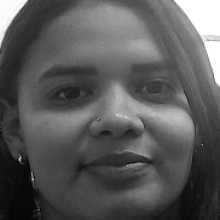
#> input picture Projetos ESP32/Projeto - Reonhecimento facial_LBPH/Esp32cam_Raspberry/Py/Fotos/Intruso/rosto_1.jpg, 220 x 220 px, given in place of the camera
$ python CaptureImage.py
#> lines starting #> are read from the running program, lines starting #| are printed output that depends on the picture
import cv2
import os
import imutils
import time

nome = input(str('Nome:'))
#> the answer given: Fotos/Intruso/rosto_1.jpg
dirPasta = '/home/ia/Desktop/P6_1/Esp32cam_Raspberry/Fotos'
dirPasta_nome = dirPasta + '/' + nome

if not os.path.exists(dirPasta_nome):
    print('Pasta Gerada: ' + dirPasta_nome)
    os.makedirs(dirPasta_nome)

detectorRosto = cv2.CascadeClassifier(cv2.data.haarcascades+'haarcascade_frontalface_default.xml')

cam = cv2.VideoCapture(0)

contadorFotos = 0

while True:
    ret, frame = cam.read()
#> frame is the input picture: shape (220, 220, 3); min 0, max 255, mean 89.4
    frame = imutils.resize(frame, width=640)
#> frame: shape (640, 640, 3)
    frameCinza = cv2.cvtColor(frame, cv2.COLOR_BGR2GRAY)
    auxFrame = frame.copy()

    RecoFacial = detectorRosto.detectMultiScale(frameCinza, scaleFactor=1.2, minNeighbors = 5)
#> RecoFacial = [[59, 44, 542, 542]]

    for (x,y,w,h) in RecoFacial:
        cv2.rectangle(frame, (x,y), (x+w,y+h),(0,255,0),2)
        rosto = auxFrame[y:y+h, x:x+w]
        rosto = cv2.resize(rosto, (150,150), interpolation=cv2.INTER_CUBIC)
        cv2.imwrite(dirPasta_nome + f'/rosto_{contadorFotos}.jpg',rosto)
        contadorFotos = contadorFotos + 1
        time.sleep(0.1)
#> this loop made 1 pass
#> (x, y, w, h, contadorFotos) on pass 1: (59, 44, 542, 542, 1)
#> pass 1, `rosto = auxFrame[y:y+h, x:x+w]`:
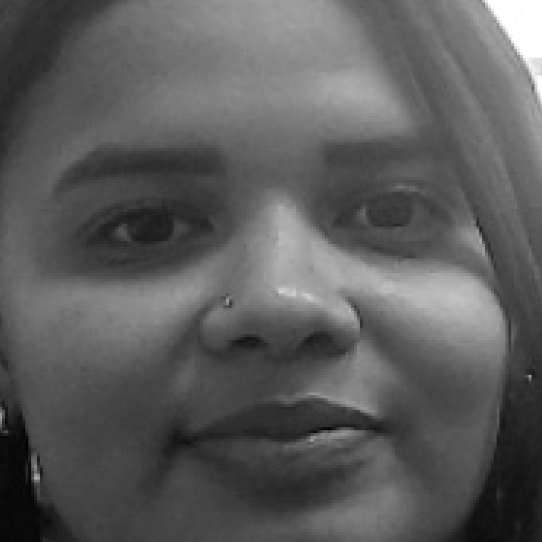
#> rosto: shape (542, 542, 3); min 0, max 255, mean 91.7
#> after the loop:
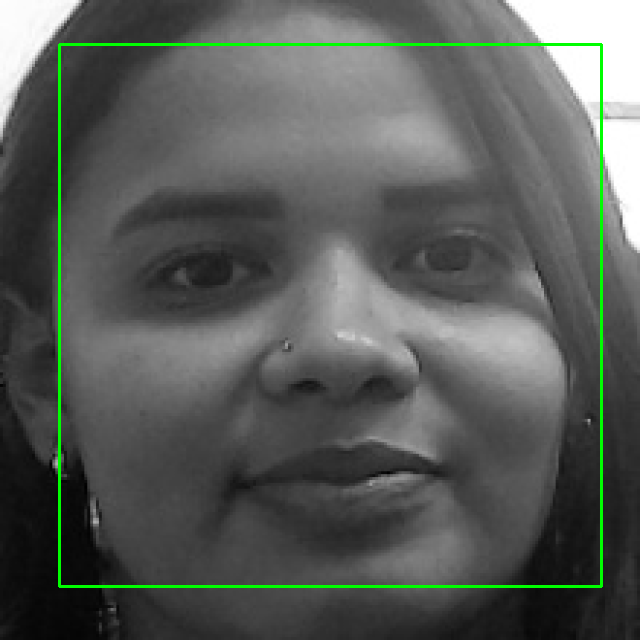
#> frame: shape (640, 640, 3); mean B, G, R 88, 92.1, 88
#> after the loop, contadorFotos = 1
    cv2.imshow('frame',frame)

    k = cv2.waitKey(1)
#> (key Esc is pressed here)

    if k == 27 or contadorFotos >= 300:
        break
cam.release()
cv2.destroyAllWindows

$ run again, on Projetos ESP32/Projeto - Reonhecimento facial_LBPH/Esp32cam_Raspberry/Py/Fotos/Intruso/rosto_10.jpg
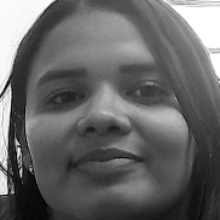
#> input picture Projetos ESP32/Projeto - Reonhecimento facial_LBPH/Esp32cam_Raspberry/Py/Fotos/Intruso/rosto_10.jpg, 220 x 220 px, given in place of the camera
#> frame is the input picture: shape (220, 220, 3); min 0, max 255, mean 102.2
#> RecoFacial = [[29, 44, 547, 547]]
#> the loop `for (x,y,w,h) in RecoFacial:` made 1 pass
#> (x, y, w, h, contadorFotos) on pass 1: (29, 44, 547, 547, 1)
#> pass 1, `rosto = auxFrame[y:y+h, x:x+w]`:
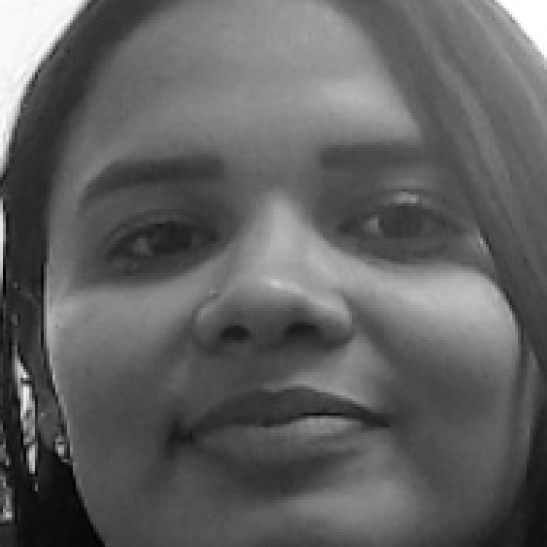
#> rosto: shape (547, 547, 3); min 0, max 255, mean 96.8
#> after the loop `for (x,y,w,h) in RecoFacial:`:
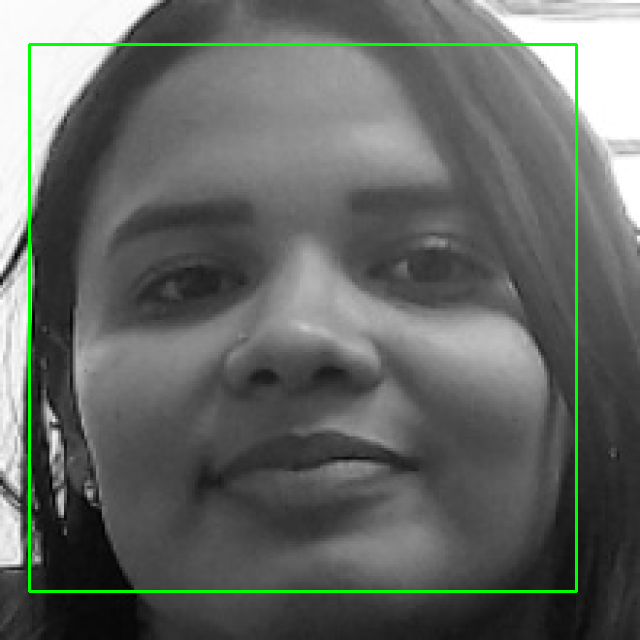
#> frame: shape (640, 640, 3); mean B, G, R 100.4, 104.5, 100.4
#> after the loop `for (x,y,w,h) in RecoFacial:`: contadorFotos = 1

$ run again, on Projetos ESP32/Projeto - Reonhecimento facial_LBPH/Esp32cam_Raspberry/Py/Fotos/Intruso/rosto_12.jpg
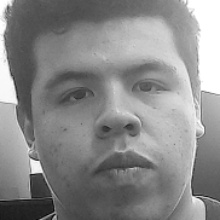
#> input picture Projetos ESP32/Projeto - Reonhecimento facial_LBPH/Esp32cam_Raspberry/Py/Fotos/Intruso/rosto_12.jpg, 220 x 220 px, given in place of the camera
#> frame is the input picture: shape (220, 220, 3); min 5, max 255, mean 137.3
#> RecoFacial = [[87, 56, 503, 503]]
#> the loop `for (x,y,w,h) in RecoFacial:` made 1 pass
#> (x, y, w, h, contadorFotos) on pass 1: (87, 56, 503, 503, 1)
#> pass 1, `rosto = auxFrame[y:y+h, x:x+w]`:
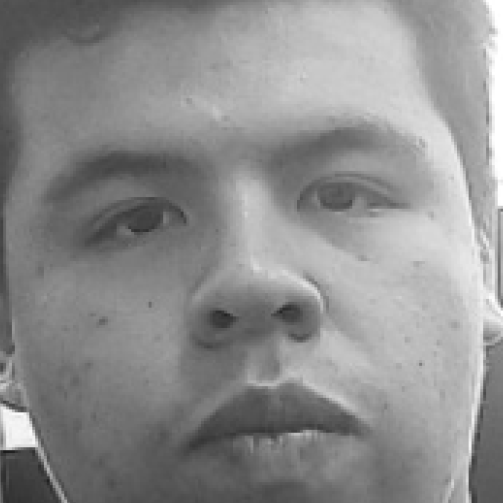
#> rosto: shape (503, 503, 3); min 27, max 255, mean 141.1
#> after the loop `for (x,y,w,h) in RecoFacial:`:
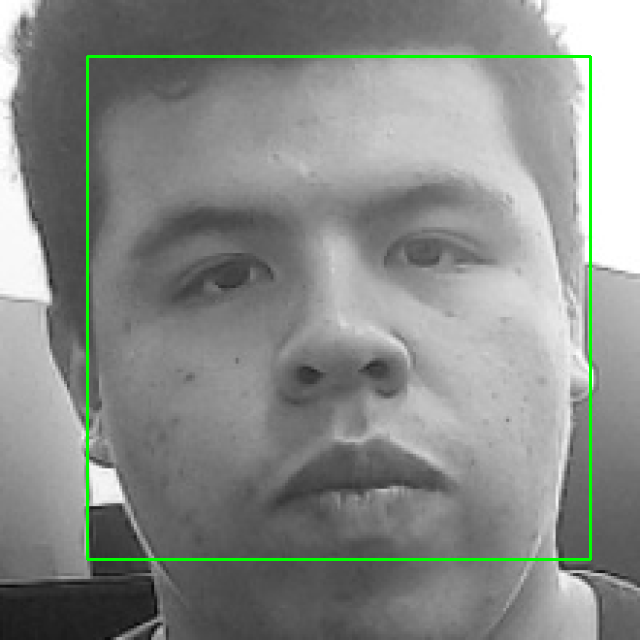
#> frame: shape (640, 640, 3); mean B, G, R 135.4, 139.2, 135.4
#> after the loop `for (x,y,w,h) in RecoFacial:`: contadorFotos = 1
